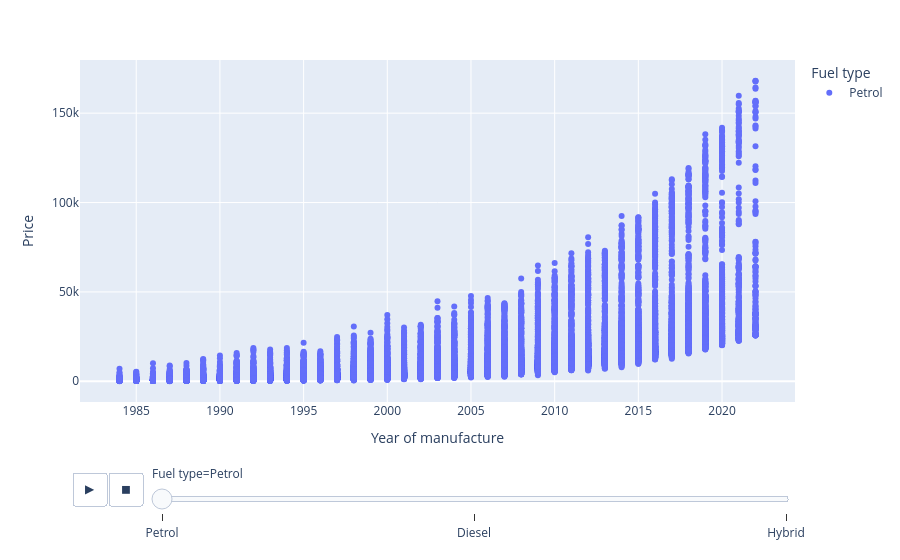

The code cell stored with this chart in its notebook:
### Code cell
fig = px.scatter(
    df, x="Year of manufacture", y="Price",
    color="Fuel type",
    animation_frame="Fuel type", 
   # animation_group="Manufacturer"

)
fig.show()

### Figure 1 — Plotly figure (JSON) as saved in the notebook; plotly's stock layout.template omitted (floating-point values rounded to 4 significant figures; data arrays with more than 128 entries replaced by an {"elided": "..."} marker saying what was removed)
{"data": [{"hovertemplate": "Fuel type=Petrol<br>Year of manufacture=%{x}<br>Price=%{y}<extra></extra>", "legendgroup": "Petrol", "marker": {"color": "#636efa", "symbol": "circle"}, "mode": "markers", "name": "Petrol", "orientation": "v", "showlegend": true, "type": "scatter", "x": {"elided": "25488 int values"}, "xaxis": "x", "y": {"elided": "25488 int values"}, "yaxis": "y"}], "layout": {"legend": {"title": {"text": "Fuel type"}, "tracegroupgap": 0}, "margin": {"t": 60}, "sliders": [{"active": 0, "currentvalue": {"prefix": "Fuel type="}, "len": 0.9, "pad": {"b": 10, "t": 60}, "steps": [{"args": [["Petrol"], {"frame": {"duration": 0, "redraw": false}, "fromcurrent": true, "mode": "immediate", "transition": {"duration": 0, "easing": "linear"}}], "label": "Petrol", "method": "animate"}, {"args": [["Diesel"], {"frame": {"duration": 0, "redraw": false}, "fromcurrent": true, "mode": "immediate", "transition": {"duration": 0, "easing": "linear"}}], "label": "Diesel", "method": "animate"}, {"args": [["Hybrid"], {"frame": {"duration": 0, "redraw": false}, "fromcurrent": true, "mode": "immediate", "transition": {"duration": 0, "easing": "linear"}}], "label": "Hybrid", "method": "animate"}], "x": 0.1, "xanchor": "left", "y": 0, "yanchor": "top"}], "updatemenus": [{"buttons": [{"args": [null, {"frame": {"duration": 500, "redraw": false}, "fromcurrent": true, "mode": "immediate", "transition": {"duration": 500, "easing": "linear"}}], "label": "&#9654;", "method": "animate"}, {"args": [[null], {"frame": {"duration": 0, "redraw": false}, "fromcurrent": true, "mode": "immediate", "transition": {"duration": 0, "easing": "linear"}}], "label": "&#9724;", "method": "animate"}], "direction": "left", "pad": {"r": 10, "t": 70}, "showactive": false, "type": "buttons", "x": 0.1, "xanchor": "right", "y": 0, "yanchor": "top"}], "xaxis": {"anchor": "y", "domain": [0, 1], "title": {"text": "Year of manufacture"}}, "yaxis": {"anchor": "x", "domain": [0, 1], "title": {"text": "Price"}}}}
